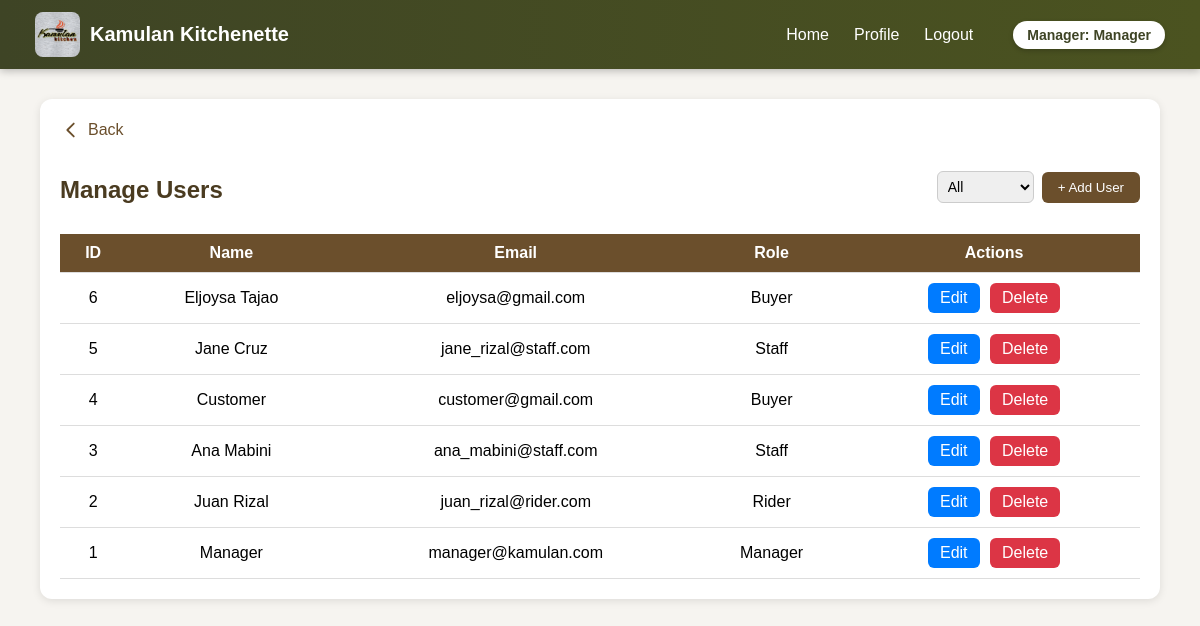
/admin/manage_users.php (signed in), run on the app's committed database.
### tables this page shows
CREATE TABLE `users` (
  `id` int(11) NOT NULL,
  `name` varchar(120) DEFAULT NULL,
  `email` varchar(150) DEFAULT NULL,
  `phone` varchar(50) DEFAULT NULL,
  `password` varchar(255) DEFAULT NULL,
  `role` enum('buyer','staff','rider','manager') DEFAULT 'buyer',
  `branch_id` int(11) DEFAULT NULL,
  `created_at` timestamp NOT NULL DEFAULT current_timestamp()
);

### admin/manage_users.php (the view, shortened to what this page needs)
<?php
require_once(__DIR__ . '/../config/db.php');
$filter = isset($_GET['role']) && $_GET['role'] !== 'all' ? $_GET['role'] : null;
if ($filter) {
    $stmt = $pdo->prepare("SELECT * FROM users WHERE role = ? ORDER BY id DESC");
    $stmt->execute([$filter]);
    $users = $stmt->fetchAll();
} else {
    $users = $pdo->query("SELECT * FROM users ORDER BY id DESC")->fetchAll();
}
?>
<!DOCTYPE html>
<html lang="en">
<head>
</head>
<body>
<?php include __DIR__ . '/../_partials/header_staff.php'; ?>
<div class="container">
  <a href="../admin/dashboard.php" class="back-btn">
    <svg xmlns="http://www.w3.org/2000/svg" fill="none" viewBox="0 0 24 24" stroke="currentColor">
      <path stroke-linecap="round" stroke-linejoin="round" stroke-width="2" d="M15 19l-7-7 7-7" />
    </svg>
    Back
  </a>
  <div class="top-bar">
    <h2>Manage Users</h2>
    <div class="filter">
      <form method="GET" id="filterForm">
        <select name="role" onchange="document.getElementById('filterForm').submit()">
          <option value="all" <?= !$filter ? 'selected' : '' ?>>All</option>
        </select>
      </form>
      <button class="btn-add" onclick="openAdd()">+ Add User</button>
    </div>
  </div>
  <table>
    <tr>
      <th>ID</th>
      <th>Name</th>
      <th>Email</th>
      <th>Role</th>
      <th>Actions</th>
    </tr>
    <?php foreach ($users as $u): ?>
    <tr>
      <td><?= $u['id'] ?></td>
      <td><?= htmlspecialchars($u['name']) ?></td>
      <td><?= htmlspecialchars($u['email']) ?></td>
      <td><?= ucfirst($u['role']) ?></td>
      <td>
        <a href="#" class="btn btn-edit" onclick='openEdit(<?= json_encode($u) ?>)'>Edit</a>
        <a href="?delete=<?= $u['id'] ?>" class="btn btn-delete" onclick="return confirm('Delete this user?')">Delete</a>
      </td>
    </tr>
    <?php endforeach; ?>
  </table>
</div>
</body>
</html>

### _partials/header_staff.php (shortened to what this page needs)
<?php
$user = $_SESSION['user'] ?? null;
$userName = $user['name'] ?? '';
$role = $user['role'] ?? '';
switch ($role) {
  case 'admin':
  case 'manager':
    $homeLink = "/kamulan-system/admin/dashboard.php";
    break;
}
?>
<header class="site-header" style="
  display: flex;
  align-items: center;
  justify-content: space-between;
  background: linear-gradient(90deg, #3e4425, #4b5320);
  padding: 12px 35px;
  color: white;
  font-family: 'Poppins', sans-serif;
  box-shadow: 0 2px 8px rgba(0,0,0,0.25);
  position: sticky;
  top: 0;
  z-index: 999;
">
  <div class="brand" style="display: flex; align-items: center; gap: 10px;">
    <img src="/kamulan-system/assets/images/kamulan-logo.jpg" alt="Kamulan Logo" style="height:45px; border-radius:8px;">
    <h1 style="margin: 0; font-size: 20px;">Kamulan Kitchenette</h1>
  </div>
  <nav class="nav" style="display: flex; align-items: center; gap: 25px;">
    <a href="<?= $homeLink ?>" class="nav-link">Home</a>
    <a href="/kamulan-system/<?= $role ?>/profile.php" class="nav-link">Profile</a>
    <a href="/kamulan-system/auth/logout.php" class="nav-link logout" onclick="confirmLogout(event)">Logout</a>
    <span style="
      margin-left: 15px;
      background: #fff;
      color: #3e4425;
      padding: 6px 14px;
      border-radius: 25px;
      font-weight: bold;
      font-size: 14px;
      box-shadow: 0 2px 5px rgba(0,0,0,0.2);
    ">
      <?= ucfirst(htmlspecialchars($role)) ?>: <?= htmlspecialchars($userName) ?>
    </span>
  </nav>
</header>

### admin/manage_users.php (style rules this page uses)
body { font-family: 'Poppins', sans-serif; background: #f6f4f0; margin: 0; }
.container { width: 90%; margin: 30px auto; background: #fff; padding: 20px; border-radius: 12px; box-shadow: 0 2px 8px rgba(0,0,0,0.1); }
h2 { color: #4a3b20; text-align: center; margin-bottom: 15px; }
table { width: 100%; border-collapse: collapse; margin-top: 15px; }
th, td { border-bottom: 1px solid #ddd; padding: 10px; text-align: center; }
th { background: #6b4f2c; color: white; }
.btn { padding: 6px 12px; border-radius: 6px; color: white; text-decoration: none; margin: 0 3px; display: inline-block; }
.btn-edit { background: #007bff; }
.btn-delete { background: #dc3545; }
.btn-add { background: #6b4f2c; padding: 8px 16px; border: none; border-radius: 6px; color: #fff; cursor: pointer; }
.top-bar { display: flex; justify-content: space-between; align-items: center; flex-wrap: wrap; margin-bottom: 10px; }
.filter { display: flex; align-items: center; gap: 8px; }
select { padding: 6px; border-radius: 6px; border: 1px solid #ccc; font-size: 14px; }
.back-btn { text-decoration: none; color: #6b4f2c; font-size: 16px; display: inline-flex; align-items: center; margin-bottom: 15px; }
.back-btn svg { width: 22px; height: 22px; margin-right: 6px; stroke-width: 2; }

### _partials/header_staff.php (style rules this page uses)
.nav-link { color: white; text-decoration: none; font-weight: 500; transition: all 0.3s ease; display: flex; align-items: center; gap: 5px; }

### data on the page
users: role "Manager", name "Manager", id "1", email "manager@kamulan.com"
users: id "6", name "Eljoysa Tajao", email "eljoysa@gmail.com", role "Buyer"
users: id "5", name "Jane Cruz", email "jane_rizal@staff.com", role "Staff"
users: id "4", name "Customer", email "customer@gmail.com", role "Buyer"
users: id "3", name "Ana Mabini", email "ana_mabini@staff.com", role "Staff"
users: id "2", name "Juan Rizal", email "juan_rizal@rider.com", role "Rider"
